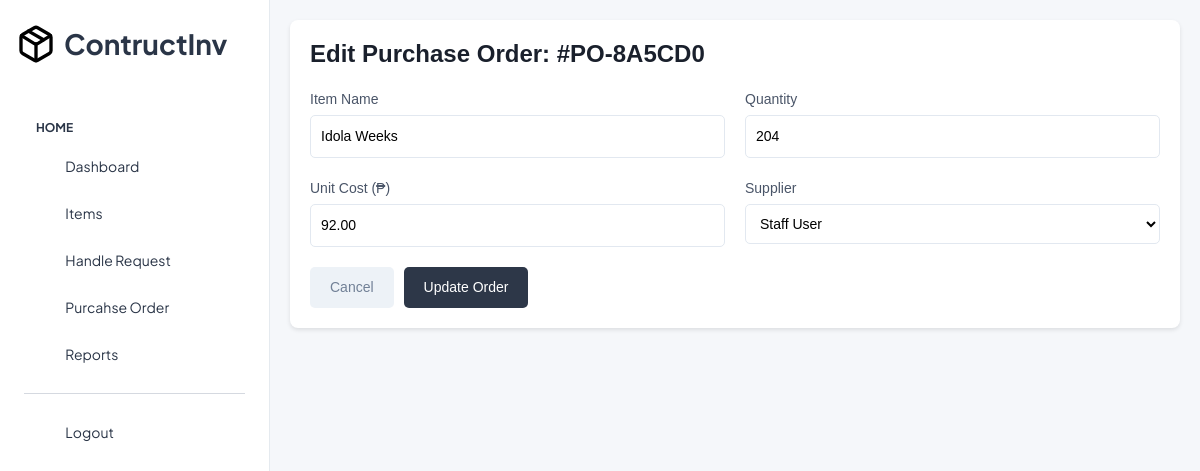
Screenshot of /admin/edit-order.php?po_number=PO-8A5CD0 (signed in) with the database file from the repository.
### tables this page shows
CREATE TABLE `purchase_orders` (
  `id` int(11) NOT NULL,
  `po_number` varchar(10) NOT NULL,
  `item_name` varchar(255) NOT NULL,
  `quantity` int(11) NOT NULL,
  `unit_cost` decimal(10,2) NOT NULL,
  `total_cost` decimal(10,2) NOT NULL,
  `supplier_id` int(11) NOT NULL,
  `order_date` datetime NOT NULL,
  `status` enum('ordered','shipped','delivered','cancelled') NOT NULL,
  `created_at` timestamp NOT NULL DEFAULT current_timestamp(),
  `remaining_quantity` int(11) NOT NULL DEFAULT 0
);

CREATE TABLE `users` (
  `id` int(11) NOT NULL,
  `full_name` varchar(255) NOT NULL,
  `email` varchar(255) DEFAULT NULL,
  `password` varchar(255) DEFAULT NULL,
  `role` enum('admin','staff') NOT NULL,
  `otp` varchar(6) DEFAULT NULL,
  `otp_expires_at` datetime DEFAULT NULL,
  `created_at` timestamp NOT NULL DEFAULT current_timestamp()
);

### conn.php (called while the page is built, shortened)
<?php
class Database {
    private $host = "localhost";
    private $db_name = "inventory_db";
    private $username = "root";
    private $password = "";
    private $conn;
    public function __construct() {
        try {
            $this->conn = new PDO("mysql:host=$this->host;dbname=$this->db_name", $this->username, $this->password);
            $this->conn->setAttribute(PDO::ATTR_ERRMODE, PDO::ERRMODE_EXCEPTION);
            $this->conn->setAttribute(PDO::ATTR_DEFAULT_FETCH_MODE, PDO::FETCH_ASSOC);
        } catch (PDOException $e) {
            error_log("Connection failed: " . $e->getMessage());
            die("Database connection failed. Please try again later.");
        }
    }
    public function prepare($query) {
        return $this->conn->prepare($query);
    }
}
?>

### function.php (called while the page is built, shortened)
<?php
include_once 'conn.php';
class Functions {
    private $db;
    public function __construct() {
        $this->db = new Database();
    }
    public function getStaffUsers() {
        try {
            $query = "SELECT * FROM users WHERE role = 'staff'";
            $stmt = $this->db->prepare($query);
            $stmt->execute();
            return $stmt->fetchAll();
        } catch (PDOException $e) {
            error_log("getStaffUsers error: " . $e->getMessage());
            return [];
        }
    }
    public function getOrder($po_number) {
        try {
            $query = "SELECT * FROM purchase_orders WHERE po_number = :po_number";
            $stmt = $this->db->prepare($query);
            $stmt->bindParam(':po_number', $po_number);
            $stmt->execute();
            return $stmt->fetch();
        } catch (PDOException $e) {
            error_log("getOrder error: " . $e->getMessage());
            return false;
        }
    }
}
?>

### admin/edit-order.php (the view, shortened to what this page needs)
<?php
include '../function.php';
$function = new Functions();
$po_number = $_GET['po_number'];
$order = $function->getOrder($po_number);
$staffUsers = $function->getStaffUsers();
include 'header.php';
?>
<div style="padding: 20px; font-family: 'Arial', sans-serif; background-color: #f5f7fa; min-height: 100vh;">
    <div style="background-color: white; border-radius: 8px; box-shadow: 0 2px 4px rgba(0,0,0,0.1); padding: 20px;">
        <h5 style="font-size: 24px; font-weight: 600; color: #1a202c; margin: 0 0 20px 0;">Edit Purchase Order: #<?=$order['po_number'];?></h5>
        <form method="post" action="navigate.php">
            <div style="display: flex; flex-wrap: wrap; gap: 20px;">
                <div style="flex: 1; min-width: 300px;">
                    <label for="item_name" style="display: block; font-size: 14px; font-weight: 500; color: #4a5568; margin-bottom: 5px;">Item Name</label>
                    <input type="text" id="item_name" name="item_name" value="<?=$order['item_name'];?>" required style="width: 100%; padding: 10px; border: 1px solid #e2e8f0; border-radius: 5px; font-size: 14px; outline: none;">
                </div>
                <div style="flex: 1; min-width: 300px;">
                    <label for="quantity" style="display: block; font-size: 14px; font-weight: 500; color: #4a5568; margin-bottom: 5px;">Quantity</label>
                    <input type="number" id="quantity" name="quantity" min="1" value="<?=$order['quantity'];?>" required style="width: 100%; padding: 10px; border: 1px solid #e2e8f0; border-radius: 5px; font-size: 14px; outline: none;">
                </div>
            </div>
            <div style="display: flex; flex-wrap: wrap; gap: 20px; margin-top: 20px;">
                <div style="flex: 1; min-width: 300px;">
                    <label for="unit_cost" style="display: block; font-size: 14px; font-weight: 500; color: #4a5568; margin-bottom: 5px;">Unit Cost (₱)</label>
                    <input type="number" id="unit_cost" name="unit_cost" step="0.01" min="0" value="<?=$order['unit_cost'];?>" required style="width: 100%; padding: 10px; border: 1px solid #e2e8f0; border-radius: 5px; font-size: 14px; outline: none;">
                </div>
                <div style="flex: 1; min-width: 300px;">
                    <label for="supplier_id" style="display: block; font-size: 14px; font-weight: 500; color: #4a5568; margin-bottom: 5px;">Supplier</label>
                    <select id="supplier_id" name="supplier_id" required style="width: 100%; padding: 10px; border: 1px solid #e2e8f0; border-radius: 5px; font-size: 14px; outline: none; background-color: white;">
                        <?php foreach ($staffUsers as $user): ?>
                            <option value="<?=$user['id'];?>" <?=$order['supplier_id'] == $user['id'] ? 'selected' : '';?>><?=$user['full_name'];?></option>
                        <?php endforeach; ?>
                    </select>
                </div>
            </div>
            <div style="display: flex; gap: 10px; margin-top: 20px;">
                <a href="order-new-item.php" style="padding: 10px 20px; border-radius: 5px; text-decoration: none; font-size: 14px; font-weight: 500; background-color: #edf2f7; color: #718096;">Cancel</a>
                <button type="submit" name="btn-update-order" style="padding: 10px 20px; border-radius: 5px; border: none; font-size: 14px; font-weight: 500; background-color: #2d3748; color: white; cursor: pointer;">Update Order</button>
            </div>
        </form>
    </div>
</div>

### rows the page displays
purchase_orders: po_number "PO-8A5CD0", item_name "Idola Weeks", quantity "204", unit_cost "92.00", supplier_id "Staff User"
